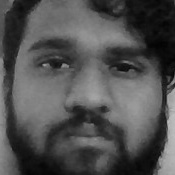
#> input picture dataset/User.1.13.jpg, 175 x 175 px, given in place of the camera
$ jupyter execute --allow-errors final.ipynb
#> lines starting #> are read from the running program, lines starting #| are printed output that depends on the picture
[cell 1]
''''
Capture multiple Faces from multiple users to be stored on a DataBase (dataset directory)
	==> Faces will be stored on a directory: dataset/ (if does not exist, pls create one)
	==> Each face will have a unique numeric integer ID as 1, 2, 3, etc
'''

import cv2
import os

cam = cv2.VideoCapture(0)
cam.set(3, 640) # set video width
cam.set(4, 480) # set video height

face_detector = cv2.CascadeClassifier('haarcascade_frontalface_default.xml')

# For each person, enter one numeric face id
face_id = input('\n enter user id end press <return> ==>  ')

print("\n [INFO] Initializing face capture. Look the camera and wait ...")
# Initialize individual sampling face count
count = 0

while(True):

    ret, img = cam.read()
#> img is the input picture: shape (175, 175, 3); min 3, max 192, mean 80.3
    img = cv2.flip(img, 1) # flip video image vertically
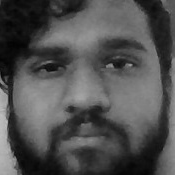
#> img: shape (175, 175, 3); min 3, max 192, mean 80.3
    gray = cv2.cvtColor(img, cv2.COLOR_BGR2GRAY)
    faces = face_detector.detectMultiScale(gray, 1.3, 5)
#> faces = [[9, 12, 151, 151]]

    for (x,y,w,h) in faces:

        cv2.rectangle(img, (x,y), (x+w,y+h), (255,0,0), 2)
        count += 1

        # Save the captured image into the datasets folder
        cv2.imwrite("dataset/User." + str(face_id) + '.' + str(count) + ".jpg", gray[y:y+h,x:x+w])

        cv2.imshow('image', img)
#> this loop made 1 pass
#> (x, y, w, h, count) on pass 1: (9, 12, 151, 151, 1)
#> pass 1, `cv2.imwrite("dataset/User." + str(face_id) + '.' + str(count) + ".jpg"..`:
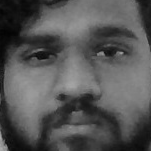
#> saved as User..1.jpg: shape (151, 151); min 3, max 171, mean 85.5
#> pass 1, `cv2.imshow('image', img)`:
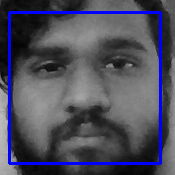
#> window 'image': shape (175, 175, 3); mean B, G, R 92.2, 77.2, 77.2
#> after the loop, count = 1

    k = cv2.waitKey(100) & 0xff # Press 'ESC' for exiting video
#> (key Esc is pressed here)
    if k == 27:
        break
    elif count >= 30: # Take 30 face sample and stop video
         break

# Do a bit of cleanup
print("\n [INFO] Exiting Program and cleanup stuff")
cam.release()
cv2.destroyAllWindows()

[cell 2]
''''
Training Multiple Faces stored on a DataBase:
	==> Each face should have a unique numeric integer ID as 1, 2, 3, etc
	==> LBPH computed model will be saved on trainer/ directory. (if it does not exist, pls create one)


'''

import cv2
import numpy as np
from PIL import Image
import os

# Path for face image database
path = 'dataset'

recognizer = cv2.face.LBPHFaceRecognizer_create()
detector = cv2.CascadeClassifier("haarcascade_frontalface_default.xml");

# function to get the images and label data
def getImagesAndLabels(path):

#> called with path = 'dataset'
    imagePaths = [os.path.join(path,f) for f in os.listdir(path)]
    faceSamples=[]
    ids = []

    for imagePath in imagePaths:

        PIL_img = Image.open(imagePath).convert('L') # convert it to grayscale
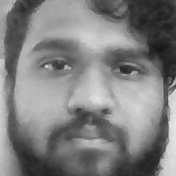
#> input picture dataset/User.1.1.jpg, 176 x 176 px
#> PIL_img is the input picture: PIL image 176x176 L; min 20, max 232, mean 127.4
        img_numpy = np.array(PIL_img,'uint8')

        id = int(os.path.split(imagePath)[-1].split(".")[1])
        faces = detector.detectMultiScale(img_numpy)
#> faces = [[14, 11, 154, 154]]

        for (x,y,w,h) in faces:
            faceSamples.append(img_numpy[y:y+h,x:x+w])
            ids.append(id)
#> this loop made 1 pass
#> after the loop, faceSamples = 1 item; ids = [1]

    return faceSamples,ids

print ("\n [INFO] Training faces. It will take a few seconds. Wait ...")
faces,ids = getImagesAndLabels(path)
recognizer.train(faces, np.array(ids))

# Save the model into trainer/trainer.yml
#> (the rest of this cell did not finish here and is left out)
